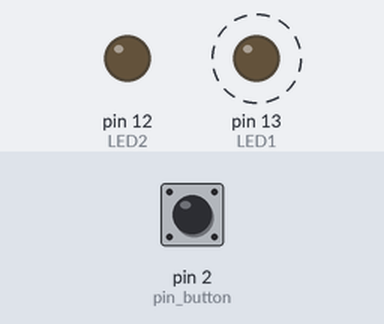
The sketch below on a simulated Arduino Uno, built with avr-gcc and run on an emulated ATmega328P. Parts: output pins drawn as LEDs (lit = HIGH). Dashed ring = blinking. The inputs (shaded band) are chosen by the test bench; at power-on: pin 2 (pin_button) LOW.

Above: at 1.2 s.
1.3 s: pin 2 (pin_button) pulled HIGH for 0.15 s
At 2.6 s:
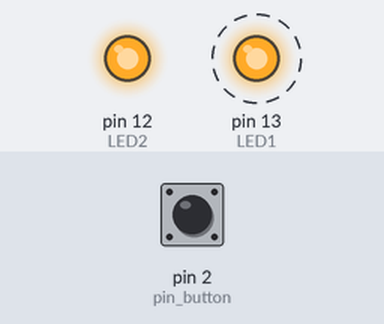
4.4 s: pin 2 (pin_button) pulled HIGH for 1 s
At 6.8 s:
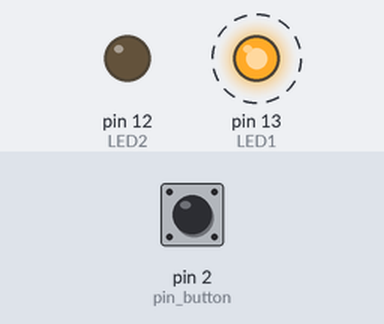
8.4 s: pin 2 (pin_button) pulled HIGH for 3.2 s
At 9.8 s:
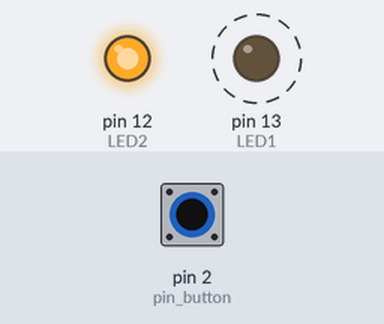
Timing chart, 0 to 20.6 s (numbered marks = the images above; inputs shaded):
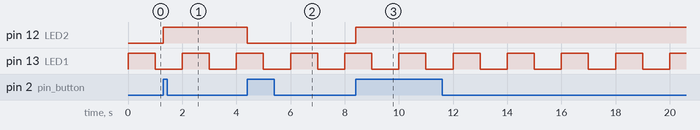

Measured:
- after the input at 1.3 s, pin 12 (LED2): LOW → HIGH at once
- after the input at 4.4 s, pin 12 (LED2): HIGH → LOW at once
- after the input at 8.4 s, pin 12 (LED2): LOW → HIGH at once
- by itself, pin 13 (LED1): alternates HIGH for 1.0 s and LOW for 1.0 s

The sketch:

CH_17_12.ino
```cpp
int LED1 = 13, LED2 = 12;     // LED 연결 핀
int pin_button = 2;       // 버튼 연결 핀
boolean state1 = false, state2 = false;   // LED 상태

void setup() {
  pinMode(LED1, OUTPUT);    // LED 연결 핀을 출력으로 설정
  pinMode(LED2, OUTPUT);
  pinMode(pin_button, INPUT);     // 버튼 연결 핀을 입력으로 설정

  // 디지털 2번 핀의 버튼이 눌러질 때 상승 에지(rising)에서
  // ‘blink’ 함수가 호출되도록 인터럽트 처리 루틴 등록
  attachInterrupt(digitalPinToInterrupt(pin_button), blink, RISING);
}

void loop() {
  state1 = !state1;       // 1초 간격 점멸
  digitalWrite(LED1, state1);

  delay(1000);        // 1초 대기
}

void blink() {
  state2 = !state2;
  digitalWrite(LED2, state2);
}
```
